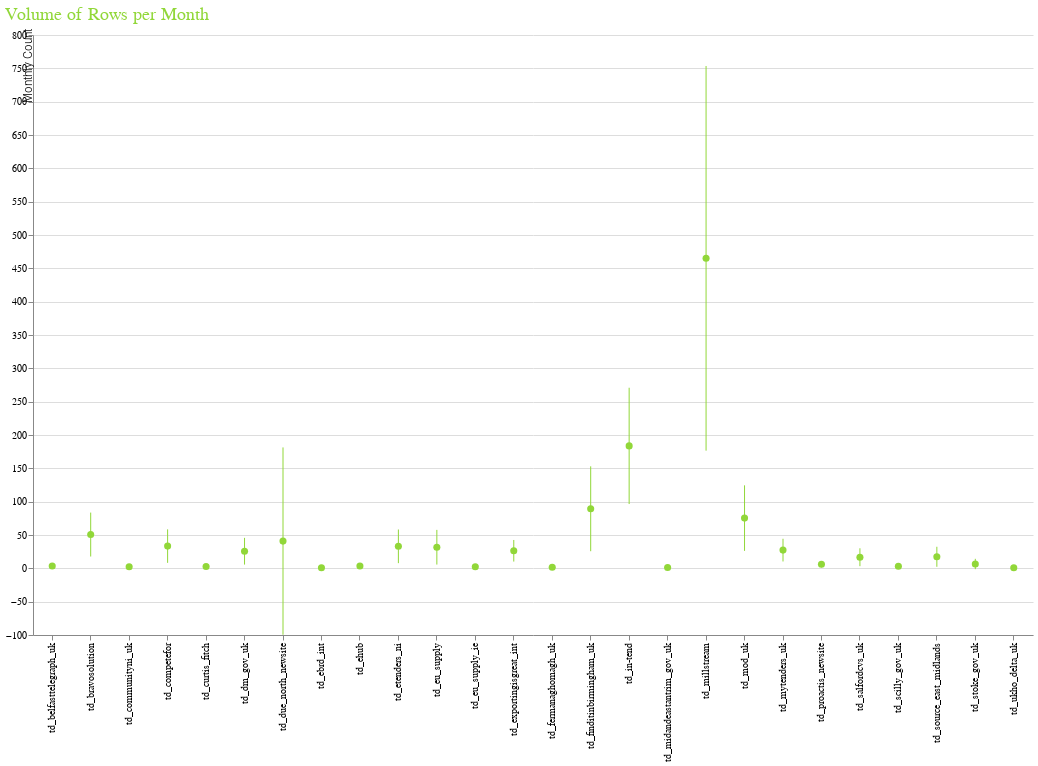

The cell this chart's notebook holds for it:
### Markdown cell above
Output chart displaying average rows per month, with standard deviation

### Code cell
chart = alt.Chart(groupdf, width=1000, height=600, title="Volume of Rows per Month")

points = chart.mark_point(filled=True, color='#91D739', size=50).encode(
            alt.X('source', title=''),
            alt.Y('mean(monthsum):Q', 
                  axis=alt.Axis(title='Monthly Count',
                  labelFont='Helvetica', 
                  titleFont='Helvetica',
                  titleFontSize= 11,
                  titleFontWeight= 300,
                  titleX= -0,
                  titleY= 30)
                  )
        )

stdev_bars = chart.mark_errorbar(extent='stdev', color='#91D739', clip=True).encode(
            alt.X('source', title=''),
            alt.Y('mean(monthsum):Q', title='Monthly Count')
        )

full_chart = alt.layer(
            points, stdev_bars
            ).configure_view(
              strokeWidth=0
            ).configure_title(fontSize=18, anchor='start',
                            color= "#91D739", font='Helvetica', fontWeight=400)

full_chart

### Figure 1 — Vega-Lite specification as saved in the notebook (floating-point values rounded to 4 significant figures)
{"config": {"view": {"continuousWidth": 400, "continuousHeight": 300, "strokeWidth": 0}, "title": {"anchor": "start", "color": "#91D739", "font": "Helvetica", "fontSize": 18, "fontWeight": 400}}, "layer": [{"mark": {"type": "point", "color": "#91D739", "filled": true, "size": 50}, "encoding": {"x": {"type": "nominal", "field": "source", "title": ""}, "y": {"type": "quantitative", "aggregate": "mean", "axis": {"labelFont": "Helvetica", "title": "Monthly Count", "titleFont": "Helvetica", "titleFontSize": 11, "titleFontWeight": 300, "titleX": 0, "titleY": 30}, "field": "monthsum"}}, "height": 600, "title": "Volume of Rows per Month", "width": 1000}, {"mark": {"type": "errorbar", "clip": true, "color": "#91D739", "extent": "stdev"}, "encoding": {"x": {"type": "nominal", "field": "source", "title": ""}, "y": {"type": "quantitative", "aggregate": "mean", "field": "monthsum", "title": "Monthly Count"}}, "height": 600, "title": "Volume of Rows per Month", "width": 1000}], "data": {"name": "data-1c6f2294d0cf8ff72884def098f81876"}, "$schema": "https://vega.github.io/schema/vega-lite/v4.8.1.json", "datasets": {"data-1c6f2294d0cf8ff72884def098f81876": [{"source": "td_belfasttelegraph_uk", "month": "2020-03", "monthsum": 3}, {"source": "td_belfasttelegraph_uk", "month": "2020-04", "monthsum": 4}, {"source": "td_bravosolution", "month": "2020-03", "monthsum": 57}, {"source": "td_bravosolution", "month": "2020-04", "monthsum": 80}, {"source": "td_bravosolution", "month": "2020-05", "monthsum": 15}, {"source": "td_communityni_uk", "month": "2020-03", "monthsum": 1}, {"source": "td_communityni_uk", "month": "2020-04", "monthsum": 4}, {"source": "td_competefor", "month": "2020-03", "monthsum": 36}, {"source": "td_competefor", "month": "2020-04", "monthsum": 57}, {"source": "td_competefor", "month": "2020-05", "monthsum": 7}, {"source": "td_curtis_fitch", "month": "2020-03", "monthsum": 3}, {"source": "td_curtis_fitch", "month": "2020-04", "monthsum": 3}, {"source": "td_curtis_fitch", "month": "2020-05", "monthsum": 2}, {"source": "td_dm_gov_uk", "month": "2020-03", "monthsum": 45}, {"source": "td_dm_gov_uk", "month": "2020-04", "monthsum": 27}, {"source": "td_dm_gov_uk", "month": "2020-05", "monthsum": 5}, {"source": "td_due_north_newsite", "month": "2015-12", "monthsum": 1}, {"source": "td_due_north_newsite", "month": "2016-02", "monthsum": 3}, {"source": "td_due_north_newsite", "month": "2016-03", "monthsum": 2}, {"source": "td_due_north_newsite", "month": "2016-07", "monthsum": 1}, {"source": "td_due_north_newsite", "month": "2016-09", "monthsum": 4}, {"source": "td_due_north_newsite", "month": "2017-01", "monthsum": 1}, {"source": "td_due_north_newsite", "month": "2017-02", "monthsum": 3}, {"source": "td_due_north_newsite", "month": "2017-04", "monthsum": 2}, {"source": "td_due_north_newsite", "month": "2017-07", "monthsum": 3}, {"source": "td_due_north_newsite", "month": "2017-08", "monthsum": 1}, {"source": "td_due_north_newsite", "month": "2017-09", "monthsum": 1}, {"source": "td_due_north_newsite", "month": "2017-10", "monthsum": 5}, {"source": "td_due_north_newsite", "month": "2017-12", "monthsum": 3}, {"source": "td_due_north_newsite", "month": "2018-01", "monthsum": 1}, {"source": "td_due_north_newsite", "month": "2018-02", "monthsum": 1}, {"source": "td_due_north_newsite", "month": "2018-04", "monthsum": 1}, {"source": "td_due_north_newsite", "month": "2018-05", "monthsum": 1}, {"source": "td_due_north_newsite", "month": "2018-07", "monthsum": 1}, {"source": "td_due_north_newsite", "month": "2018-10", "monthsum": 1}, {"source": "td_due_north_newsite", "month": "2018-11", "monthsum": 2}, {"source": "td_due_north_newsite", "month": "2019-01", "monthsum": 8}, {"source": "td_due_north_newsite", "month": "2019-04", "monthsum": 3}, {"source": "td_due_north_newsite", "month": "2019-05", "monthsum": 2}, {"source": "td_due_north_newsite", "month": "2019-06", "monthsum": 2}, {"source": "td_due_north_newsite", "month": "2019-07", "monthsum": 2}, {"source": "td_due_north_newsite", "month": "2019-08", "monthsum": 2}, {"source": "td_due_north_newsite", "month": "2019-09", "monthsum": 5}, {"source": "td_due_north_newsite", "month": "2019-10", "monthsum": 4}, {"source": "td_due_north_newsite", "month": "2019-11", "monthsum": 5}, {"source": "td_due_north_newsite", "month": "2019-12", "monthsum": 8}, {"source": "td_due_north_newsite", "month": "2020-01", "monthsum": 16}, {"source": "td_due_north_newsite", "month": "2020-02", "monthsum": 140}, {"source": "td_due_north_newsite", "month": "2020-03", "monthsum": 778}, {"source": "td_due_north_newsite", "month": "2020-04", "monthsum": 301}, {"source": "td_due_north_newsite", "month": "2020-05", "monthsum": 116}, {"source": "td_ebrd_int", "month": "2020-03", "monthsum": 1}, {"source": "td_ebrd_int", "month": "2020-04", "monthsum": 1}, {"source": "td_ehub", "month": "2020-03", "monthsum": 2}, {"source": "td_ehub", "month": "2020-04", "monthsum": 5}, {"source": "td_etenders_ni", "month": "2020-03", "monthsum": 61}, {"source": "td_etenders_ni", "month": "2020-04", "monthsum": 26}, {"source": "td_etenders_ni", "month": "2020-05", "monthsum": 12}, {"source": "td_eu_supply", "month": "2020-03", "monthsum": 58}, {"source": "td_eu_supply", "month": "2020-04", "monthsum": 31}, {"source": "td_eu_supply", "month": "2020-05", "monthsum": 6}, {"source": "td_eu_supply_ie", "month": "2020-03", "monthsum": 2}, {"source": "td_eu_supply_ie", "month": "2020-04", "monthsum": 3}, {"source": "td_exportingisgreat_int", "month": "2020-03", "monthsum": 16}, {"source": "td_exportingisgreat_int", "month": "2020-04", "monthsum": 45}, {"source": "td_exportingisgreat_int", "month": "2020-05", "monthsum": 18}, {"source": "td_fermanaghomagh_uk", "month": "2020-03", "monthsum": 2}, {"source": "td_fermanaghomagh_uk", "month": "2020-05", "monthsum": 1}, {"source": "td_finditinbirmingham_uk", "month": "2020-03", "monthsum": 147}, {"source": "td_finditinbirmingham_uk", "month": "2020-04", "monthsum": 100}, {"source": "td_finditinbirmingham_uk", "month": "2020-05", "monthsum": 21}, {"source": "td_in-tend", "month": "2020-03", "monthsum": 267}, {"source": "td_in-tend", "month": "2020-04", "monthsum": 191}, {"source": "td_in-tend", "month": "2020-05", "monthsum": 93}, {"source": "td_midandeastantrim_gov_uk", "month": "2020-03", "monthsum": 2}, {"source": "td_midandeastantrim_gov_uk", "month": "2020-04", "monthsum": 1}, {"source": "td_midandeastantrim_gov_uk", "month": "2020-05", "monthsum": 1}, {"source": "td_millstream", "month": "2020-03", "monthsum": 735}, {"source": "td_millstream", "month": "2020-04", "monthsum": 499}, {"source": "td_millstream", "month": "2020-05", "monthsum": 161}, {"source": "td_mod_uk", "month": "2020-03", "monthsum": 114}, {"source": "td_mod_uk", "month": "2020-04", "monthsum": 92}, {"source": "td_mod_uk", "month": "2020-05", "monthsum": 20}, {"source": "td_mytenders_uk", "month": "2020-03", "monthsum": 45}, {"source": "td_mytenders_uk", "month": "2020-04", "monthsum": 26}, {"source": "td_mytenders_uk", "month": "2020-05", "monthsum": 11}, {"source": "td_proactis_newsite", "month": "2020-03", "monthsum": 11}, {"source": "td_proactis_newsite", "month": "2020-04", "monthsum": 5}, {"source": "td_proactis_newsite", "month": "2020-05", "monthsum": 2}, {"source": "td_salfordcvs_uk", "month": "2020-03", "monthsum": 11}, {"source": "td_salfordcvs_uk", "month": "2020-04", "monthsum": 32}, {"source": "td_salfordcvs_uk", "month": "2020-05", "monthsum": 7}, {"source": "td_scilly_gov_uk", "month": "2020-03", "monthsum": 3}, {"source": "td_source_east_midlands", "month": "2020-03", "monthsum": 32}, {"source": "td_source_east_midlands", "month": "2020-04", "monthsum": 18}, {"source": "td_source_east_midlands", "month": "2020-05", "monthsum": 2}, {"source": "td_stoke_gov_uk", "month": "2020-04", "monthsum": 12}, {"source": "td_stoke_gov_uk", "month": "2020-05", "monthsum": 1}, {"source": "td_ukho_delta_uk", "month": "2020-05", "monthsum": 1}]}}
